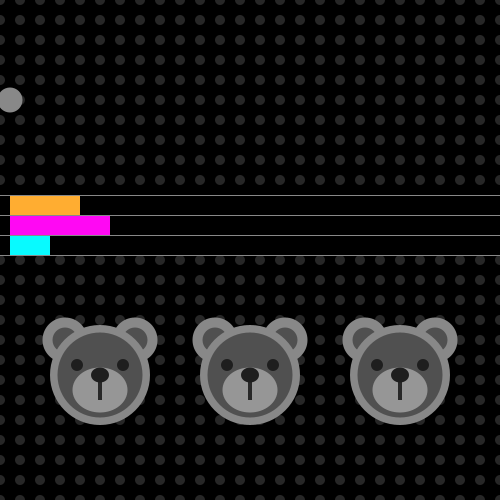
Frame 1 (no input)
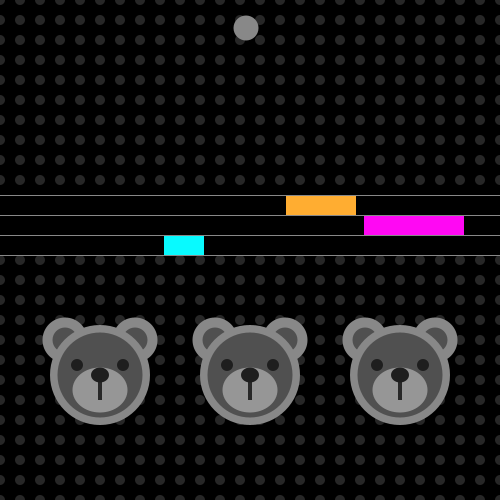
Frame 60 (the mouse pressed at the canvas centre just before this capture)
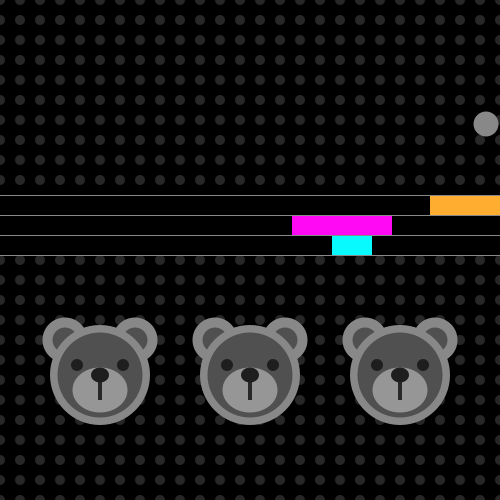
Frame 120 (the mouse held since frame 60 and released just before this capture)

The Processing sketch that drew these frames (run headless with seeded random() and noise(); from frame 60 on, the mouse is pressed at the canvas centre):

// Processing sketch: processing_71352
// ── processing_71352.pde

color fillVal = color(136);
color orange = color(255,173,49);
color magenta = color(255,8,243);
color cyan = color(8,250,255);

int posX; // x-position for ellipse #1
int posY; // y-position for ellipse #1

int recX; // x-position for rectangle
int recY; // y-position for rectangle

int recA; // x-position for rectangle #2
int recB;

int speed1; // x-speed for ellipse #1
int speed2; // y-speed for ellipse #1

int speed3; // x-speed for rectangle
int speed4; // x-speed for rectangle #2
int speed5;

void setup(){
  
  size(500,500);
  smooth();
  
  posX = 10; // ellipse #1
  posY = 100; // ellipse #1
  speed1 = 4; // ellipse #1
  speed2 = 8; // ellipse #1
  
  recX = 10; // rectangle
  recY = 195; // rectangle
  speed3 = 12;  // rectangle
  
  recA = 10; // rectangle #2
  speed4 = 6; // rectangle #2
  
  recB = 10; // rectangle #2
  speed5 = 14; // rectangle #2

}

void draw(){
  
  background(0);
    noStroke();
  for (int y = 0; y <= height; y += 20){
    for (int x = 0; x <= width; x += 20){
      fill(39);
      ellipse(x,y,10,10);
    }
  }
  
  fill(0);
  rect(0,190,width,60);
    
  fill(fillVal);
  ellipse(posX,posY,25,25);
  
  fill(orange);
  rect(recX,recY,70,20);
  
  fill(magenta);
  rect(recA,recY+20,100,20);
  
  fill(cyan);
  rect(recB,recY+40,40,20);
  
  fill(136);
  rect(0,195,width,1);
  rect(0,215,width,1);
  rect(0,235,width,1);
  rect(0,255,width,1);
  
  fill(136); // bear ears #1
  ellipse((width/5)-35,height*0.68,45,45);
  ellipse((width/5)+35,height*0.68,45,45);
  ellipse((width/2)-35,height*0.68,45,45);
  ellipse((width/2)+35,height*0.68,45,45);
  ellipse((width*0.8)-35,height*0.68,45,45);
  ellipse((width*0.8)+35,height*0.68,45,45);
  
  fill(80); // bear ears #2
  ellipse((width/5)-35,height*0.68,25,25);
  ellipse((width/5)+35,height*0.68,25,25);
  ellipse((width/2)-35,height*0.68,25,25);
  ellipse((width/2)+35,height*0.68,25,25);
  ellipse((width*0.8)-35,height*0.68,25,25);
  ellipse((width*0.8)+35,height*0.68,25,25);
  
  fill(136); // bear base #1
  ellipse(width/5,height*0.75,100,100);
  ellipse(width/2,height*0.75,100,100);
  ellipse(width*0.8,height*0.75,100,100);
  
  fill(80); // bear base #2
  ellipse(width/5,height*0.75,85,85);
  ellipse(width/2,height*0.75,85,85);
  ellipse(width*0.8,height*0.75,85,85);
  
  fill(150); // bear mouth
  ellipse(width/5,height*0.78,55,45);
  ellipse(width/2,height*0.78,55,45);
  ellipse(width*0.8,height*0.78,55,45);
  
  fill(40); // bear mouth
  rect((width/5)-2,height*0.76,4,20);
  rect((width/2)-2,height*0.76,4,20);
  rect((width*0.8)-2,height*0.76,4,20);
  
  fill(30); // bear nose
  ellipse(width/5,height*0.75,18,15);
  ellipse(width/2,height*0.75,18,15);
  ellipse(width*0.8,height*0.75,18,15);
  
   // bear eyes
  ellipse((width/5)-23,height*0.73,12,12);
  ellipse((width/5)+23,height*0.73,12,12);
  ellipse((width/2)-23,height*0.73,12,12);
  ellipse((width/2)+23,height*0.73,12,12);
  ellipse((width*0.8)-23,height*0.73,12,12);
  ellipse((width*0.8)+23,height*0.73,12,12);
  
  
    // posX = posX + speed1
  posX += speed1;
  
  // posY = posY + speed2
  posY += speed2;
  
  if((posX + 14) > width || (posX - 14) < 0){
    speed1 = -speed1;
  }
  
  if((posY + 14) > height/3 || (posY - 14) < 0){
    speed2 = -speed2;
  }
  
  recX += speed3;
  if((recX + 10) > width || (recX - 10) < 0){
    speed3 = -speed3;
  }
  
  recA += speed4;
  if((recA + 10) > width || (recX - 10) < 0){
    speed4 = -speed4;
  }
  
  recB += speed5;
  if((recB + 10) > width || (recX - 10) < 0){
    speed5 = -speed5;
  }
}

void keyPressed(){
  
  if (key == CODED) {
    if (keyCode == LEFT) {
      fillVal = magenta;
    } else if (keyCode == RIGHT) {
      fillVal = cyan;
    }
  } else {
    fillVal = orange;
  }
}
